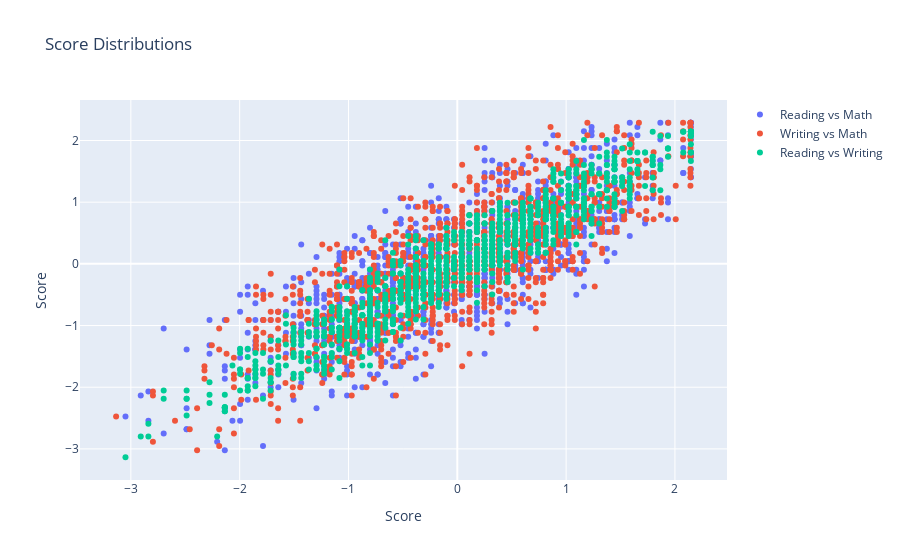

Notebook cell for this chart:
### Code cell
fig = go.Figure()

fig.add_trace(go.Scatter(x=df['reading_score'], y=df['math_score'], mode='markers', name='Reading vs Math'))
fig.add_trace(go.Scatter(x=df['writing_score'], y=df['math_score'], mode='markers', name='Writing vs Math'))
fig.add_trace(go.Scatter(x=df['reading_score'], y=df['writing_score'], mode='markers', name='Reading vs Writing'))

fig.update_layout(title='Score Distributions',
                  xaxis_title='Score',
                  yaxis_title='Score')

fig.show()

### Figure 1 — Plotly figure (JSON) as saved in the notebook; plotly's stock layout.template omitted (floating-point values rounded to 4 significant figures; data arrays with more than 128 entries replaced by an {"elided": "..."} marker saying what was removed)
{"data": [{"mode": "markers", "name": "Reading vs Math", "type": "scatter", "x": {"elided": "994 float values"}, "y": {"elided": "994 float values"}}, {"mode": "markers", "name": "Writing vs Math", "type": "scatter", "x": {"elided": "994 float values"}, "y": {"elided": "994 float values"}}, {"mode": "markers", "name": "Reading vs Writing", "type": "scatter", "x": {"elided": "994 float values"}, "y": {"elided": "994 float values"}}], "layout": {"title": {"text": "Score Distributions"}, "xaxis": {"title": {"text": "Score"}}, "yaxis": {"title": {"text": "Score"}}}}
